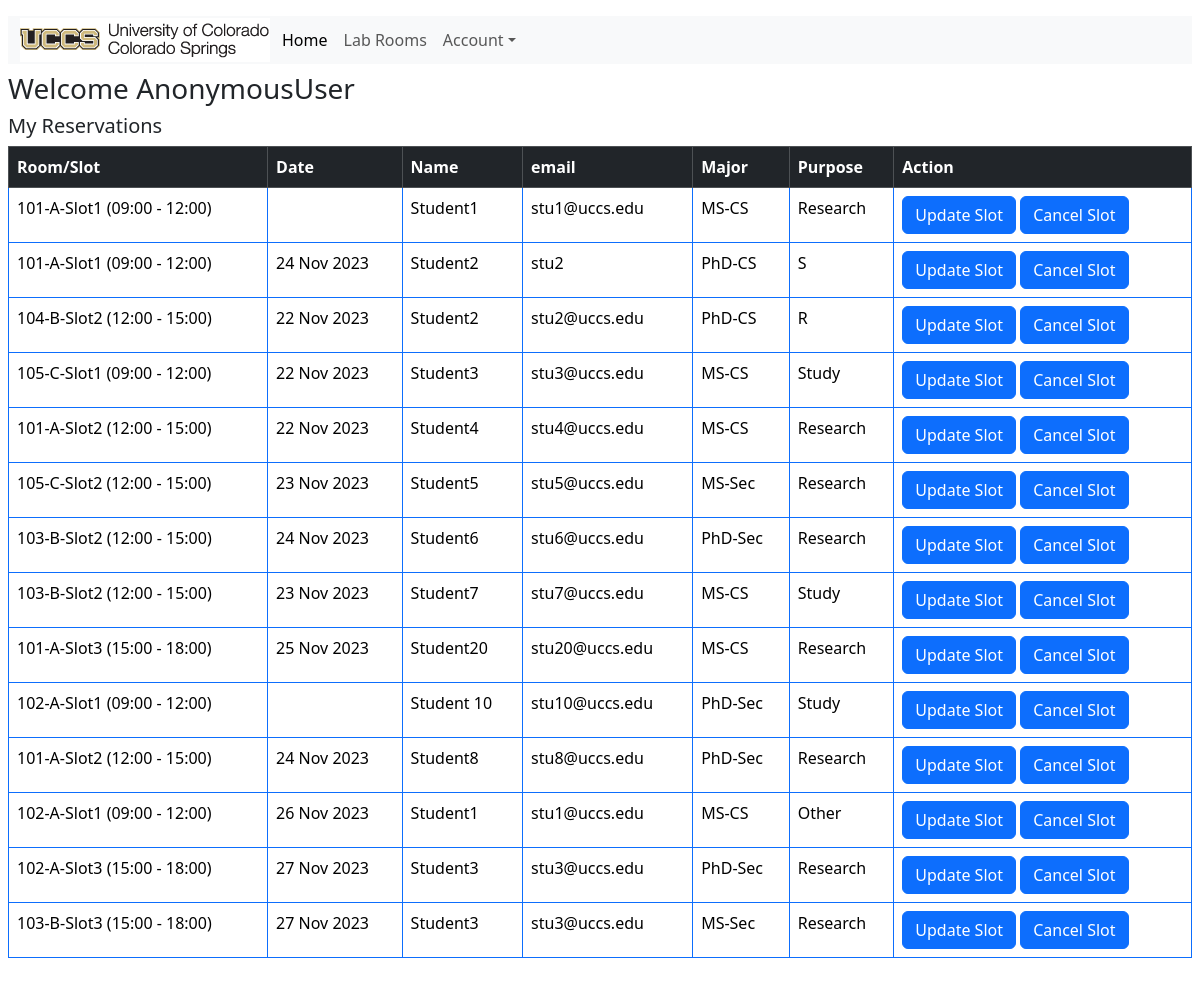
/accounts/profile/, run on an earlier commit of the app's database.
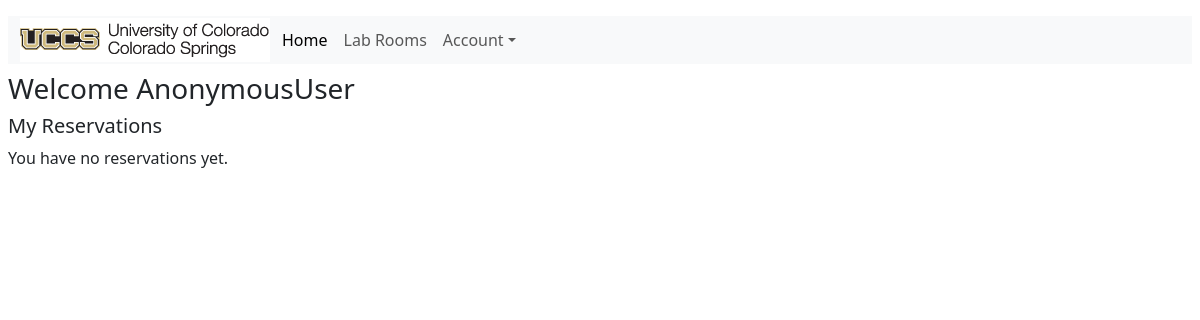
And on a later commit of the database.
### alras_application/models.py (models this page shows, shortened)
class Student(models.Model):
    MAJOR = (
        ('PhD-CS', 'PhD in Computer Science'),
        ('PhD-Sec', 'PhD in Security'),
        ('MS-CS', 'MS in Computer Science'),
        ('MS-Sec', 'MS in Security'),
    )
    user = models.ForeignKey(User, null=True, on_delete=models.CASCADE)
    name = models.CharField(max_length=200)
    email = models.CharField("UCCS Email", max_length=200)
    major = models.CharField(max_length=200, choices= MAJOR)
    slot = models.ForeignKey(LabRoom, on_delete=models.CASCADE, null=True, blank=True)
    date = models.DateField(null=True,blank=True)
    purpose = models.CharField(max_length=200,null=True)
    class Meta:
        unique_together = ['slot', 'date']
    def __str__(self):
        return self.name

class LabRoom(models.Model):
    ROOMS = (
        ('101-A', 'Room 101-A'),
        ('102-A', 'Room 102-A'),
        ('103-B', 'Room 103-B'),
        ('104-B', 'Room 104-B'),
        ('105-C', 'Room 105-C'),
    )
    title = models.CharField(max_length=10,choices=ROOMS,null=True)
    slot = models.ForeignKey(RoomSlot, on_delete=models.CASCADE, default=None)
    def __str__(self):
        return f"{self.title}-{self.slot}"

class RoomSlot(models.Model):
    SLOTS = (
        ('slot-1', '09:00 - 12:00'),
        ('slot-2', '12:00 - 15:00'),
        ('slot-3', '15:00 - 18:00')
    )
    slot = models.CharField(max_length=200, choices= SLOTS)
    title = models.CharField(max_length=200)
    def __str__(self):
        return self.title

### alras_application/views.py (the view)
# urls.py: path('accounts/profile/',views.userPage,name='user_page'),
def userPage(request):
    user_id = request.user.id
    student_slots = Student.objects.filter(user_id=user_id)
    print(student_slots)
    '''
    student = request.user
    form = StudentForm(instance = student)
    print('student',student)

    if request.method == 'POST':
        form = StudentForm(request.POST, request.FILES, instance = student)
        if form.is_valid():
            form.save()

    context = {'form':form}
    '''
    return render(request,'alras_application/user.html',{'student_slots':student_slots})

### alras_application/context_processors.py (called while the page is built)
def message_processor(request):
    if request.user.is_authenticated:
        no_msgs = 1
    else:
        no_msgs = 0
    return {
        'message' : no_msgs
    }

### alras_application/templates/alras_application/user.html
{% extends 'alras_application/base_template.html' %}
{% block content %}
<h3> Welcome {{user}} </h3>
<h5>My Reservations</h5>
<div class="table-responsive">
{% if student_slots %}
<table class="table table-bordered border-primary">
    <thead class="table-dark">
        <tr>
            <th scope="col">Room/Slot</th>
            <th scope="col">Date</th>
            <th scope="col">Name</th>
            <th scope="col">email</th>
            <th scope="col">Major</th>
            <th scope="col">Purpose</th>
            <th scope="col">Action</th>
        </tr>
    </thead>
    <tbody>
        {% for student in student_slots%}
            <tr>
            <td>{{student.slot}} </td>
            <td> {{student.date|date:"d M Y"}} </td>
            <td> {{student.name}} </td>
            <td> {{student.email}} </td>
            <td> {{student.major}} </td>
            <td> {{student.purpose}} </td>
            <td> <a class="btn btn-primary" href="{%url 'update_slot' student.slot_id student.date %}" role="button">Update Slot</a>
                 <a class="btn btn-primary" href="{%url 'cancel_slot' student.slot_id student.date %}" role="button">Cancel Slot</a>
                </td>
            </tr>
        {% endfor %}
    </tbody>
</table>
{%else%}
<p> You have no reservations yet. </p>
{% endif %}
</div>
{% endblock %}

### alras_application/templates/alras_application/base_template.html (shortened to what this page needs)
{% load static %}
<!DOCTYPE html>
<html lang="en">
<head>
{% load bootstrap5 %}
{% bootstrap_css %}
</head>
<body>
<div class="container-fluid p-2">
<nav class="navbar navbar-expand-lg bg-secondary-tertiary">
<div class="container-fluid bg-light">
<img src="{% static 'images/uccs_logo.gif' %}">
<div class="collapse navbar-collapse" id="navbarNav">
<ul class="navbar-nav justify-content-center p-1">
<li class="nav-item">
<a class="nav-link active" aria-current="page" href="{% url 'index' %}">Home</a>
</li>
<li class="nav-item">
<a class="nav-link" href="{% url 'labroom' %}">Lab Rooms</a>
</li>
<li class="nav-item dropdown">
  <a class="nav-link dropdown-toggle" href="#" role="button" data-bs-toggle="dropdown">Account</a>
</li>
</div>
</div>
</nav>
{% block content %}
{% endblock %}
</div>
</body>
</html>

What changed in the data, as far as the page shows it:
removed Student: slot "101-A-Slot1 (09:00 - 12:00)", name "Student1", email "stu1@uccs.edu", major "MS-CS", purpose "Research"
removed Student: slot "101-A-Slot1 (09:00 - 12:00)", date "24 Nov 2023", name "Student2", email "stu2", major "PhD-CS", purpose "S"
removed Student: slot "104-B-Slot2 (12:00 - 15:00)", date "22 Nov 2023", name "Student2", email "stu2@uccs.edu", major "PhD-CS", purpose "R"
removed Student: slot "105-C-Slot1 (09:00 - 12:00)", date "22 Nov 2023", name "Student3", email "stu3@uccs.edu", major "MS-CS", purpose "Study"
removed Student: slot "101-A-Slot2 (12:00 - 15:00)", date "22 Nov 2023", name "Student4", email "stu4@uccs.edu", major "MS-CS", purpose "Research"
removed Student: slot "105-C-Slot2 (12:00 - 15:00)", date "23 Nov 2023", name "Student5", email "stu5@uccs.edu", major "MS-Sec", purpose "Research"
removed Student: slot "103-B-Slot2 (12:00 - 15:00)", date "24 Nov 2023", name "Student6", email "stu6@uccs.edu", major "PhD-Sec", purpose "Research"
removed Student: slot "103-B-Slot2 (12:00 - 15:00)", date "23 Nov 2023", name "Student7", email "stu7@uccs.edu", major "MS-CS", purpose "Study"
removed Student: slot "101-A-Slot3 (15:00 - 18:00)", date "25 Nov 2023", name "Student20", email "stu20@uccs.edu", major "MS-CS", purpose "Research"
removed Student: slot "102-A-Slot1 (09:00 - 12:00)", name "Student 10", email "stu10@uccs.edu", major "PhD-Sec", purpose "Study"
removed Student: slot "101-A-Slot2 (12:00 - 15:00)", date "24 Nov 2023", name "Student8", email "stu8@uccs.edu", major "PhD-Sec", purpose "Research"
removed Student: slot "102-A-Slot1 (09:00 - 12:00)", date "26 Nov 2023", name "Student1", email "stu1@uccs.edu", major "MS-CS", purpose "Other"
removed Student: slot "102-A-Slot3 (15:00 - 18:00)", date "27 Nov 2023", name "Student3", email "stu3@uccs.edu", major "PhD-Sec", purpose "Research"
removed Student: slot "103-B-Slot3 (15:00 - 18:00)", date "27 Nov 2023", name "Student3", email "stu3@uccs.edu", major "MS-Sec", purpose "Research"
Also different on the page:
text no longer shown: "Room/Slot Date Name email Major Purpose Action"
text now shown: "You have no reservations yet."
